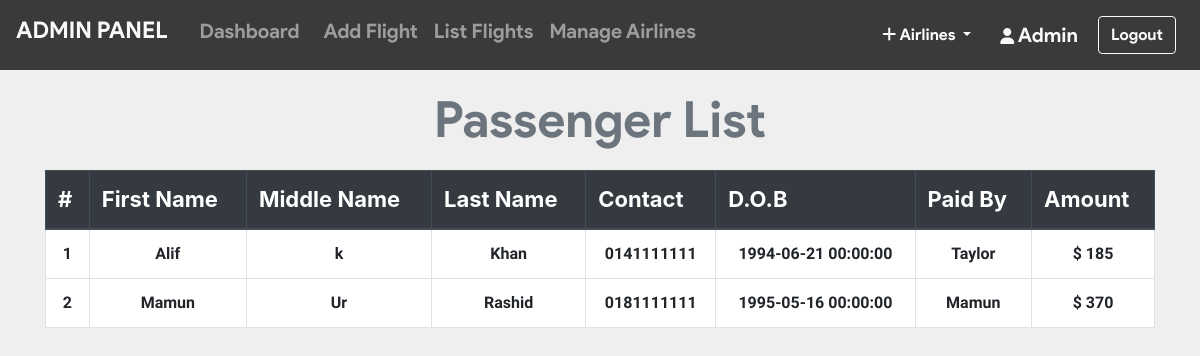
/admin/pass_list.php?flight_id=2 (signed in), run on the app's committed database.
### tables this page shows
CREATE TABLE `ticket` (
  `ticket_id` int(11) NOT NULL,
  `passenger_id` int(11) NOT NULL,
  `flight_id` int(11) NOT NULL,
  `user_id` int(11) NOT NULL,
  `seat_no` varchar(10) NOT NULL,
  `cost` int(11) NOT NULL,
  `class` varchar(3) NOT NULL
);

CREATE TABLE `passenger_profile` (
  `passenger_id` int(11) NOT NULL,
  `user_id` int(11) NOT NULL,
  `flight_id` int(11) NOT NULL,
  `mobile` varchar(110) NOT NULL,
  `dob` datetime NOT NULL,
  `f_name` varchar(20) DEFAULT NULL,
  `m_name` varchar(20) DEFAULT NULL,
  `l_name` varchar(20) DEFAULT NULL
);

CREATE TABLE `users` (
  `user_id` int(11) NOT NULL,
  `username` varchar(20) NOT NULL,
  `email` varchar(50) NOT NULL,
  `password` varchar(100) NOT NULL
);

CREATE TABLE `payment` (
  `card_no` varchar(16) NOT NULL,
  `user_id` int(11) NOT NULL,
  `flight_id` int(11) NOT NULL,
  `expire_date` varchar(5) DEFAULT NULL,
  `amount` int(11) NOT NULL
);

### admin/pass_list.php (the view, shortened to what this page needs)
<?php include_once 'header.php'; ?>
<?php include_once 'footer.php';
require '../helpers/init_conn_db.php';?>
    <main>
        <?php if(isset($_SESSION['adminId'])) { ?>
          <div class="container-md mt-2">
            <h1 class="display-4 text-center text-secondary"
              >Passenger List</h1>
            <table class="table table-bordered">
              <thead class="thead-dark">
                <tr>
                  <th>#</th>
                  <th scope="col">First Name</th>
                  <th scope="col">Middle Name</th>
                  <th scope="col">Last Name</th>
                  <th scope="col">Contact</th>
                  <th scope="col">D.O.B</th>
                  <th scope="col">Paid By</th>
                  <th scope="col">Amount</th>
                </tr>
              </thead>
              <tbody>
                <?php
                $cnt=1;
                $flight_id = $_GET['flight_id'];
                $sql_t = 'SELECT * FROM Ticket WHERE flight_id=?';
                $stmt_t = mysqli_stmt_init($conn);
                if(!mysqli_stmt_prepare($stmt_t,$sql_t)) {
                    header('Location: ticket.php?error=sqlerror');
                    exit();
                } else {
                    mysqli_stmt_bind_param($stmt_t,'i',$flight_id);
                    mysqli_stmt_execute($stmt_t);
                    $result_t = mysqli_stmt_get_result($stmt_t);
                    while($row_t = mysqli_fetch_assoc($result_t)) {
                      $sql = 'SELECT * FROM Passenger_profile WHERE passenger_id=?';
                      $stmt = mysqli_stmt_init($conn);
                      mysqli_stmt_prepare($stmt,$sql);
                      mysqli_stmt_bind_param($stmt,'i',$row_t['passenger_id']);
                      mysqli_stmt_execute($stmt);
                      $result = mysqli_stmt_get_result($stmt);
                      if ($row = mysqli_fetch_assoc($result)) {
                          $sql_p = 'SELECT * FROM PAYMENT WHERE flight_id=? AND user_id=?';
                          $stmt_p = mysqli_stmt_init($conn);
                          mysqli_stmt_prepare($stmt_p,$sql_p);
                          mysqli_stmt_bind_param($stmt_p,'ii',$flight_id,$row['user_id']);
                          mysqli_stmt_execute($stmt_p);
                          $result_p = mysqli_stmt_get_result($stmt_p);
                          if ($row_p = mysqli_fetch_assoc($result_p)) {
                            $sql_u = 'SELECT * FROM Users WHERE user_id=?';
                            $stmt_u = mysqli_stmt_init($conn);
                            mysqli_stmt_prepare($stmt_u,$sql_u);
                            mysqli_stmt_bind_param($stmt_u,'i',$row['user_id']);
                            mysqli_stmt_execute($stmt_u);
                            $result_u = mysqli_stmt_get_result($stmt_u);
                            if ($row_u = mysqli_fetch_assoc($result_u)) {
                              echo "
                              <tr class='text-center'>
                                <td>".$cnt."</td>
                                <td>".$row['f_name']."</td>
                                <td>".$row['m_name']."</td>
                                <td>".$row['l_name']."</td>
                                <td>".$row['mobile']."</td>
                                <td>".$row['dob']."</td>
                                <td scope='row'>".$row_u['username']."</td>
                                <td>$ ".$row_p['amount']."</td>
                              </tr>
                              ";
                            }
                          }
                      }
                      $cnt++; }
                      }
                ?>
              </tbody>
            </table>
          </div>
        <?php } ?>
    </main>

### admin/pass_list.php (style rules this page uses)
table { background-color: white; }
h1 { margin-top: 20px; margin-bottom: 20px; font-family: 'product sans'; font-size: 50px !important; font-weight: lighter; }
body { background-color: #efefef; }
th { font-size: 22px; }
td { margin-top: 10px !important; font-size: 16px; font-weight: bold; font-family: 'Assistant', sans-serif !important; }

### data on the page
ticket: passenger.f_name "Alif", passenger.m_name "k", passenger.l_name "Khan", passenger.mobile "0141111111", passenger.dob "1994-06-21 00:00:00", user.username "Taylor", payment.amount "185"
ticket: passenger.f_name "Mamun", passenger.m_name "Ur", passenger.l_name "Rashid", passenger.mobile "0181111111", passenger.dob "1995-05-16 00:00:00", user.username "Mamun", payment.amount "370"

### other printed values
$_SESSION['adminUname'] "Admin"
